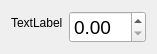
<?xml version="1.0" encoding="UTF-8"?>
<ui version="4.0">
 <class>Form</class>
 <widget class="QWidget" name="Form">
  <property name="geometry">
   <rect>
    <x>0</x>
    <y>0</y>
    <width>146</width>
    <height>48</height>
   </rect>
  </property>
  <property name="maximumSize">
   <size>
    <width>720</width>
    <height>160</height>
   </size>
  </property>
  <property name="windowTitle">
   <string>Form</string>
  </property>
  <layout class="QVBoxLayout" name="verticalLayout">
   <property name="sizeConstraint">
    <enum>QLayout::SetDefaultConstraint</enum>
   </property>
   <item>
    <layout class="QFormLayout" name="formLayout">
     <property name="sizeConstraint">
      <enum>QLayout::SetMinAndMaxSize</enum>
     </property>
     <property name="fieldGrowthPolicy">
      <enum>QFormLayout::FieldsStayAtSizeHint</enum>
     </property>
     <item row="1" column="1">
      <widget class="QDoubleSpinBox" name="spinLevel">
       <property name="font">
        <font>
         <pointsize>14</pointsize>
        </font>
       </property>
       <property name="keyboardTracking">
        <bool>false</bool>
       </property>
       <property name="decimals">
        <number>2</number>
       </property>
       <property name="singleStep">
        <double>0.010000000000000</double>
       </property>
      </widget>
     </item>
     <item row="1" column="0">
      <widget class="QLabel" name="title">
       <property name="text">
        <string>TextLabel</string>
       </property>
      </widget>
     </item>
    </layout>
   </item>
  </layout>
 </widget>
 <resources/>
 <connections/>
</ui>
